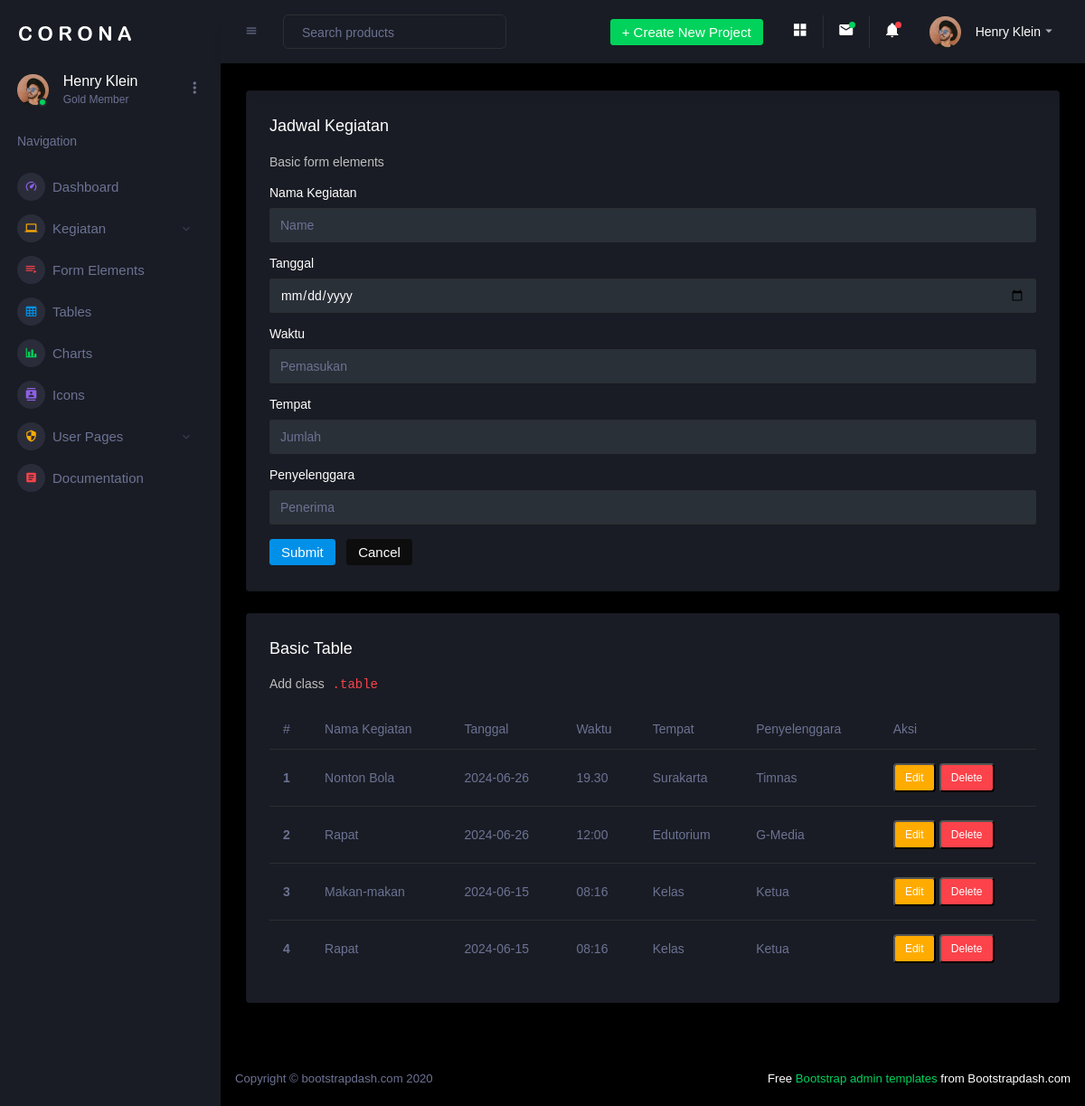
Page /user/pages/laporan_kas/manage-kas.php (signed in) on the committed database.
### tables this page shows
CREATE TABLE `kegiatan` (
  `id` int(11) NOT NULL,
  `nama_kegiatan` varchar(100) NOT NULL,
  `tanggal` date NOT NULL,
  `waktu` varchar(100) NOT NULL,
  `tempat` varchar(225) NOT NULL,
  `penyelenggara` varchar(225) NOT NULL,
  `username` varchar(25) NOT NULL
);

### user/pages/laporan_kas/manage-kas.php (the view, shortened to what this page needs)
<?php
$host = "localhost";
$user = "root";
$pass = "";
$db = "login";
$mysqli = mysqli_connect($host, $user, $pass, $db);
$error = $sukses = $nama = $tanggal = $pemasukan = $jumlah = $penerima = "";
?>
<!DOCTYPE html>
<html lang="en">
<head>
  <link rel="stylesheet" href="../../assets/vendors/mdi/css/materialdesignicons.min.css">
  <link rel="stylesheet" href="../../assets/vendors/css/vendor.bundle.base.css">
  <link rel="stylesheet" href="../../assets/css/stylee.css">
</head>
<body>
  <div class="container-scroller">
    <nav class="sidebar sidebar-offcanvas" id="sidebar">
      <div class="sidebar-brand-wrapper d-none d-lg-flex align-items-center justify-content-center fixed-top">
        <a class="sidebar-brand brand-logo" href="../../index.php"><img src="../../assets/images/logo.svg"
            alt="logo" /></a>
      </div>
      <ul class="nav">
        <li class="nav-item profile">
          <div class="profile-desc">
            <div class="profile-pic">
              <div class="count-indicator">
                <img class="img-xs rounded-circle " src="../../assets/images/faces/face15.jpg" alt="">
                <span class="count bg-success"></span>
              </div>
              <div class="profile-name">
                <h5 class="mb-0 font-weight-normal">Henry Klein</h5>
                <span>Gold Member</span>
              </div>
            </div>
            <a href="#" id="profile-dropdown" data-toggle="dropdown"><i class="mdi mdi-dots-vertical"></i></a>
          </div>
        </li>
        <li class="nav-item nav-category">
          <span class="nav-link">Navigation</span>
        </li>
        <li class="nav-item menu-items">
          <a class="nav-link" href="../../index.php">
            <span class="menu-icon">
              <i class="mdi mdi-speedometer"></i>
            </span>
            <span class="menu-title">Dashboard</span>
          </a>
        </li>
        <li class="nav-item menu-items">
          <a class="nav-link" data-toggle="collapse" href="#ui-basic" aria-expanded="false" aria-controls="ui-basic">
            <span class="menu-icon">
              <i class="mdi mdi-laptop"></i>
            </span>
            <span class="menu-title">Kegiatan</span>
            <i class="menu-arrow"></i>
          </a>
        </li>
        <li class="nav-item menu-items">
          <a class="nav-link" href="../../pages/forms/basic_elements.html">
            <span class="menu-icon">
              <i class="mdi mdi-playlist-play"></i>
            </span>
            <span class="menu-title">Form Elements</span>
          </a>
        </li>
        <li class="nav-item menu-items">
          <a class="nav-link" href="../../pages/tables/basic-table.html">
            <span class="menu-icon">
              <i class="mdi mdi-table-large"></i>
            </span>
            <span class="menu-title">Tables</span>
          </a>
        </li>
        <li class="nav-item menu-items">
          <a class="nav-link" href="../../pages/charts/chartjs.html">
            <span class="menu-icon">
              <i class="mdi mdi-chart-bar"></i>
            </span>
            <span class="menu-title">Charts</span>
          </a>
        </li>
        <li class="nav-item menu-items">
          <a class="nav-link" href="../../pages/icons/mdi.html">
            <span class="menu-icon">
              <i class="mdi mdi-contacts"></i>
            </span>
            <span class="menu-title">Icons</span>
          </a>
        </li>
        <li class="nav-item menu-items">
          <a class="nav-link" data-toggle="collapse" href="#auth" aria-expanded="false" aria-controls="auth">
            <span class="menu-icon">
              <i class="mdi mdi-security"></i>
            </span>
            <span class="menu-title">User Pages</span>
            <i class="menu-arrow"></i>
          </a>
        </li>
        <li class="nav-item menu-items">
          <a class="nav-link"
            href="http://www.bootstrapdash.com/demo/corona-free/jquery/documentation/documentation.html">
            <span class="menu-icon">
              <i class="mdi mdi-file-document-box"></i>
            </span>
            <span class="menu-title">Documentation</span>
          </a>
        </li>
      </ul>
    </nav>
    <div class="container-fluid page-body-wrapper">
      <nav class="navbar p-0 fixed-top d-flex flex-row">
        <div class="navbar-menu-wrapper flex-grow d-flex align-items-stretch">
          <button class="navbar-toggler navbar-toggler align-self-center" type="button" data-toggle="minimize">
            <span class="mdi mdi-menu"></span>
          </button>
          <ul class="navbar-nav w-100">
            <li class="nav-item w-100">
              <form class="nav-link mt-2 mt-md-0 d-none d-lg-flex search">
                <input type="text" class="form-control" placeholder="Search products">
              </form>
            </li>
          </ul>
          <ul class="navbar-nav navbar-nav-right">
            <li class="nav-item dropdown d-none d-lg-block">
              <a class="nav-link btn btn-success create-new-button" id="createbuttonDropdown" data-toggle="dropdown"
                aria-expanded="false" href="#">+ Create New Project</a>
            </li>
            <li class="nav-item nav-settings d-none d-lg-block">
              <a class="nav-link" href="#">
                <i class="mdi mdi-view-grid"></i>
              </a>
            </li>
            <li class="nav-item dropdown border-left">
              <a class="nav-link count-indicator dropdown-toggle" id="messageDropdown" href="#" data-toggle="dropdown"
                aria-expanded="false">
                <i class="mdi mdi-email"></i>
                <span class="count bg-success"></span>
              </a>
            </li>
            <li class="nav-item dropdown border-left">
              <a class="nav-link count-indicator dropdown-toggle" id="notificationDropdown" href="#"
                data-toggle="dropdown">
                <i class="mdi mdi-bell"></i>
                <span class="count bg-danger"></span>
              </a>
            </li>
            <li class="nav-item dropdown">
              <a class="nav-link" id="profileDropdown" href="#" data-toggle="dropdown">
                <div class="navbar-profile">
                  <img class="img-xs rounded-circle" src="../../assets/images/faces/face15.jpg" alt="">
                  <p class="mb-0 d-none d-sm-block navbar-profile-name">Henry Klein</p>
                  <i class="mdi mdi-menu-down d-none d-sm-block"></i>
                </div>
              </a>
            </li>
          </ul>
        </div>
      </nav>
        <div class="main-panel">
            <div class="content-wrapper">
                <div class="row">
                    <div class="col-12 grid-margin stretch-card">
                        <div class="card">
                            <div class="card-body">
                                <h4 class="card-title">Jadwal Kegiatan</h4>
                                <p class="card-description"> Basic form elements </p>
                                <form action="" class="forms-sample" method="POST">
                                    <div class="form-group">
                                        <label for="exampleInputName1">Nama Kegiatan</label>
                                        <input type="text" class="form-control" id="exampleInputName1" name="nama" placeholder="Name" value="<?php echo htmlspecialchars($nama); ?>">
                                    </div>
                                    <div class="form-group">
                                        <label for="exampleInputEmail3">Tanggal</label>
                                        <input type="date" class="form-control" id="exampleInputEmail3" name="tanggal" placeholder="Tanggal" value="<?php echo htmlspecialchars($tanggal); ?>">
                                    </div>
                                    <div class="form-group">
                                        <label for="exampleInputPassword4">Waktu</label>
                                        <input type="text" class="form-control" id="exampleInputPassword4" name="pemasukan" placeholder="Pemasukan" value="<?php echo htmlspecialchars($pemasukan); ?>">
                                    </div>
                                    <div class="form-group">
                                        <label for="exampleInputCity1">Tempat</label>
                                        <input type="text" class="form-control" id="exampleInputCity1" name="jumlah" placeholder="Jumlah" value="<?php echo htmlspecialchars($jumlah); ?>">
                                    </div>
                                    <div class="form-group">
                                        <label for="exampleInputCity1">Penyelenggara</label>
                                        <input type="text" class="form-control" id="exampleInputCity1" name="penerima" placeholder="Penerima" value="<?php echo htmlspecialchars($penerima); ?>">
                                    </div>
                                    <button type="submit" class="btn btn-primary mr-2" name="simpan">Submit</button>
                                    <button type="reset" class="btn btn-dark">Cancel</button>
                                </form>
                            </div>
                        </div>
                    </div>
                    <div class="col-lg-12 grid-margin stretch-card">
                        <div class="card">
                            <div class="card-body">
                                <h4 class="card-title">Basic Table</h4>
                                <p class="card-description"> Add class <code>.table</code> </p>
                                <div class="table-responsive">
                                    <table class="table">
                                        <thead>
                                            <tr>
                                                <th>#</th>
                                                <th>Nama Kegiatan</th>
                                                <th>Tanggal</th>
                                                <th>Waktu</th>
                                                <th>Tempat</th>
                                                <th>Penyelenggara</th>
                                                <th>Aksi</th>
                                            </tr>
                                        </thead>
                                        <tbody>
                                            <?php
                                            $sql2 = "SELECT * FROM kegiatan ORDER BY id DESC";
                                            $q2 = mysqli_query($mysqli, $sql2);
                                            $urut = 1;
                                            while ($r2 = mysqli_fetch_array($q2)) {
                                                $id = $r2["id"];
                                                $nama_kegiatan = $r2["nama_kegiatan"];
                                                $tanggal = $r2["tanggal"];
                                                $waktu = $r2["waktu"];
                                                $tempat = $r2["tempat"];
                                                $penyelenggara = $r2["penyelenggara"];
                                            ?>
                                                <tr>
                                                    <th scope="row"><?php echo $urut++ ?></th>
                                                    <td scope="row"><?php echo htmlspecialchars($nama_kegiatan); ?></td>
                                                    <td scope="row"><?php echo htmlspecialchars($tanggal); ?></td>
                                                    <td scope="row"><?php echo htmlspecialchars($waktu); ?></td>
                                                    <td scope="row"><?php echo htmlspecialchars($tempat); ?></td>
                                                    <td scope="row"><?php echo htmlspecialchars($penyelenggara); ?></td>
                                                    <td scope="row">
                                                        <a href="manage-kegiatan.php?op=edit&id=<?php echo $id ?>"><button type="button" class="badge badge-warning">Edit</button></a>
                                                        <a href="manage-kegiatan.php?op=delete&id=<?php echo $id ?>" onclick="return confirm('Yakin mau delete data?')"><button type="button" class="badge badge-danger">Delete</button></a>
                                                    </td>
                                                </tr>
                                            <?php
                                            }
                                            ?>
                                        </tbody>
                                    </table>
                                </div>
                            </div>
                        </div>
                    </div>
                </div>
            </div>
      <footer class="footer">
        <div class="d-sm-flex justify-content-center justify-content-sm-between">
          <span class="text-muted d-block text-center text-sm-left d-sm-inline-block">Copyright © bootstrapdash.com 2020</span>
          <span class="float-none float-sm-right d-block mt-1 mt-sm-0 text-center"> Free <a href="https://www.bootstrapdash.com/bootstrap-admin-template/" target="_blank">Bootstrap admin templates</a> from Bootstrapdash.com</span>
        </div>
      </footer>
        </div>
    </div>
    </div>
</body>
</html>

### rows in the picture
kegiatan: nama_kegiatan "Nonton Bola", tanggal "2024-06-26", waktu "19.30", tempat "Surakarta", penyelenggara "Timnas"
kegiatan: nama_kegiatan "Rapat", tanggal "2024-06-26", waktu "12:00", tempat "Edutorium", penyelenggara "G-Media"
kegiatan: nama_kegiatan "Makan-makan", tanggal "2024-06-15", waktu "08:16", tempat "Kelas", penyelenggara "Ketua"
kegiatan: nama_kegiatan "Rapat", tanggal "2024-06-15", waktu "08:16", tempat "Kelas", penyelenggara "Ketua"
